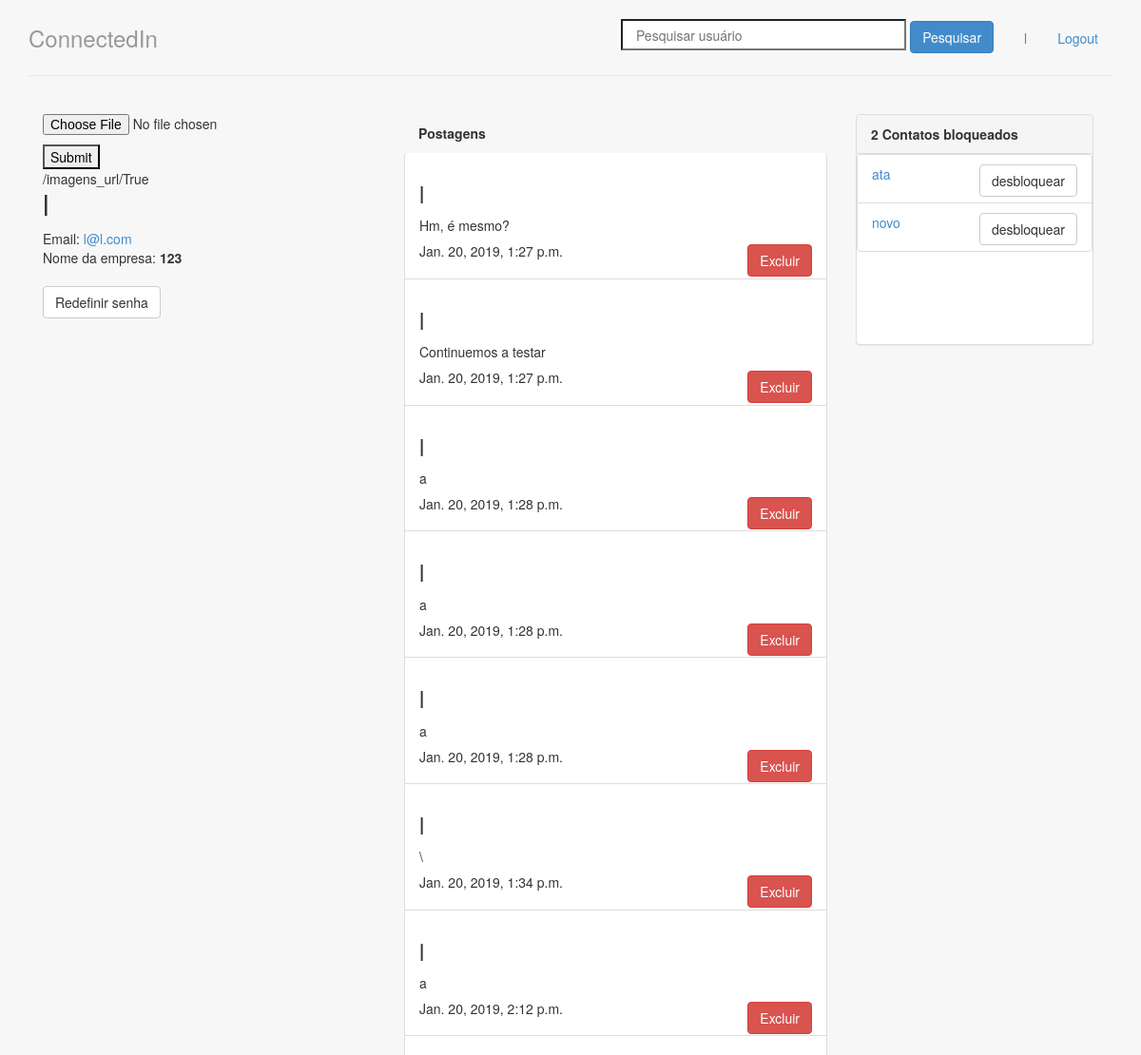
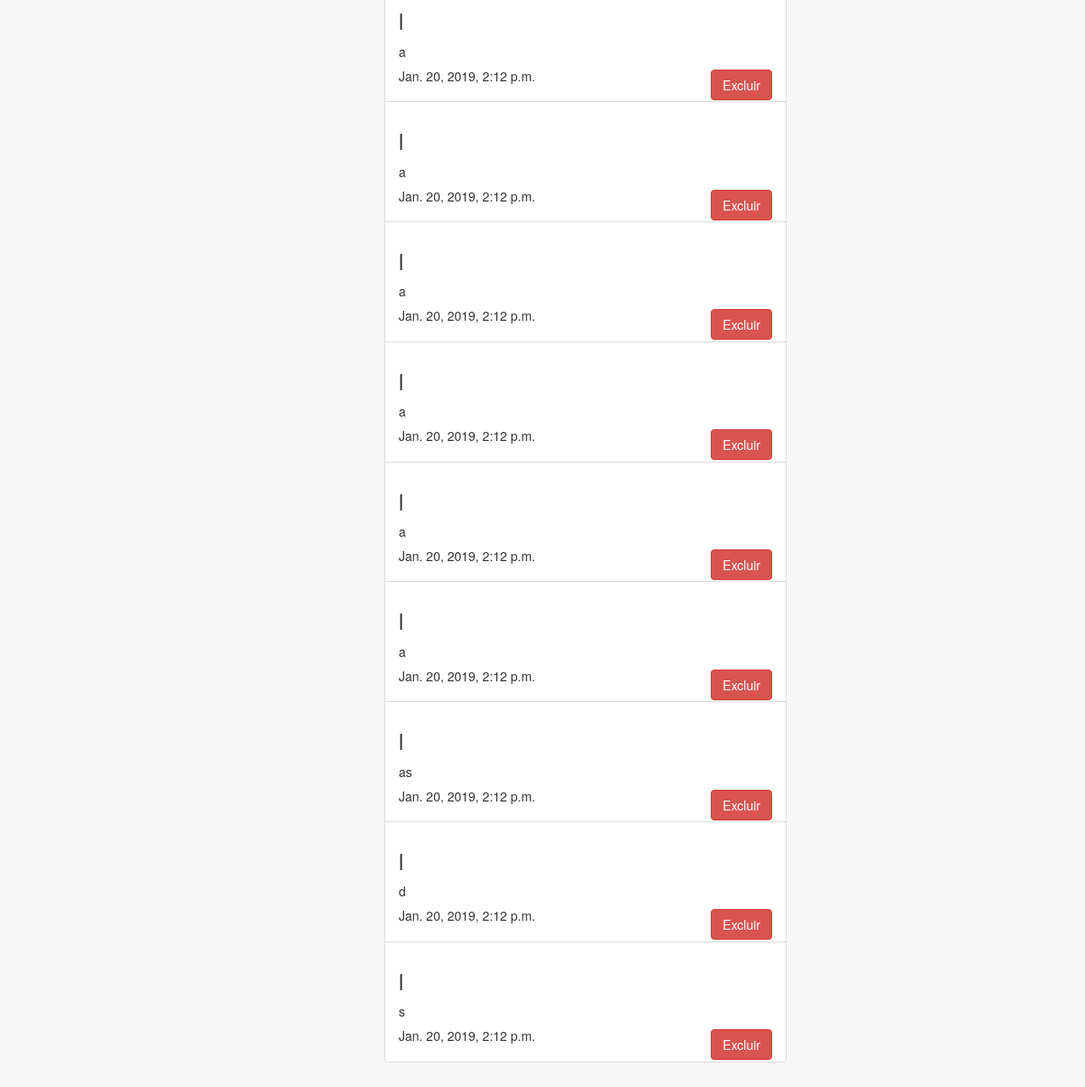
The page /perfil/1 (signed in) on the database its author committed (2 pictures, top to bottom).
### perfis/models.py (models this page shows, shortened)
class Perfil(models.Model):
    nome = models.CharField(max_length=255, null=False)
    telefone = models.CharField(max_length=15, null=False)
    nome_empresa = models.CharField(max_length=255, null=False)
    contatos = models.ManyToManyField('self', related_name = 'meus_contatos')
    contatos_bloqueados = models.ManyToManyField('self', related_name = 'meus_contatos_bloqueados', symmetrical=False, through='Bloqueio')
    usuario = models.OneToOneField(User, related_name="perfil", on_delete = models.CASCADE)
    imagem_perfil = models.ImageField(upload_to='Temp/')
    @property
    def email(self):
        return self.usuario.email
    @property
    def meus_bloqueios(self):
        bloqueio = Bloqueio.objects.filter(bloqueador=self)
        return bloqueio
    def __str__(self):
        return self.nome
    def pode_convidar(self, perfil):
        convites = Convite.objects.filter(solicitante=self, convidado=perfil).all()
        if len(convites) == 0:
            return self.id != perfil.id and perfil not in self.contatos.all()
        return False
    def pode_bloquear(self, perfil):
        for i in self.meus_bloqueios.all():
            if i.bloqueado.id == perfil.id:
                return False
        return self.id != perfil.id
    def pode_exibir(self, perfil):
        for i in perfil.meus_bloqueios.all():
            if i.bloqueado.id == self.id:
                return False
        return True

class Postagem(models.Model):
    dono = models.ForeignKey(Perfil, on_delete=models.CASCADE, related_name='minhas_postagens')
    texto = models.CharField(max_length=400, null=False)
    data_publicacao = models.DateTimeField(auto_now_add=True)
    def __str__(self):
        return self.texto

class Bloqueio(models.Model):
    bloqueador = models.ForeignKey(Perfil, on_delete = models.CASCADE, related_name = 'bloqueador')
    bloqueado = models.ForeignKey(Perfil, on_delete = models.CASCADE, related_name = 'bloqueado')
    def __str__(self):
        return self.bloqueado.nome

### perfis/views.py (the view)
# urls.py: path('perfil/<int:perfil_id>', views.exibir_perfil, name='exibir'),
@login_required
def exibir_perfil(request, perfil_id):
	form = UploadImagemPerfilForm()
	perfil = Perfil.objects.get(id=perfil_id)
	perfil_logado = get_perfil_logado(request)
	posso_convidar = perfil_logado.pode_convidar(perfil)
	posso_bloquear = perfil_logado.pode_bloquear(perfil)
	posso_exibir = perfil_logado.pode_exibir(perfil)
	contexto = {'perfil' : perfil,
				'perfil_logado' : perfil_logado,
				'posso_convidar': posso_convidar,
				'posso_bloquear': posso_bloquear,
				'posso_exibir': posso_exibir,
				'form':form
				}
	return render(request, 'perfil.html', contexto)

### perfis/forms.py
class UploadImagemPerfilForm(forms.Form):
	imagem_perfil = forms.ImageField()

### perfis/views.py (called while the page is built)
@login_required
def get_perfil_logado(request):
	return request.user.perfil

### perfis/templates/perfil.html (shortened to what this page needs)
{% extends 'base.html' %}
{% block body %}
		{% if posso_exibir %}
		<div class = "col-lg-4">
			<div>
                <form action="{% url 'upload_imagem_perfil' %}" method="post" enctype="multipart/form-data">
		        	<p>
        				<input id="id_image" type="file" class="" name="imagem_perfil">
			        </p>
			        <input type="submit" value="Submit" id="Save" />
		        </form>
				{{ perfil.imagem_perfil.url }}
                <h2 style="margin-top: 0px">{{ perfil.nome }}</h2>
				<address>
					Email: <a href = "mailto:{{ perfil.email }}">{{ perfil.email }}</a>
					<br>
					Nome da empresa: <strong>{{ perfil.nome_empresa }}</strong>
				</address>
				{% if perfil.id == perfil_logado.id %}
				<a class="btn btn-default" href = "{% url 'form_redefinir_senha' %}">
					Redefinir senha
				</a>
			{% endif %}
			</div>
		</div>
		<div class="col-lg-5">
			{% if perfil.minhas_postagens.all %}
            <div class="panel-heading">
                <strong>
                    Postagens
                </strong>
            </div>
            <ul class="list-group">
                {% for postagem in perfil.minhas_postagens.all %}
                <li class="list-group-item">
                    <h3> {{ postagem.dono }} </h3>
                    <p>{{ postagem }}</p>
                    {% if postagem.dono.id == perfil_logado.id or perfil_logado.superuser %}
                    <button class="btn btn-danger pull-right btn-confirm">Excluir</button>
                    <h5>{{postagem.data_publicacao}}</h5>
                </li>
				{% endif %}
                {% endfor %}
            </ul>
            {% else %}
            <div class="panel-body">
                <strong> {{ total }}
                    Esse perfil ainda não publicou.
                </strong>
            </div>
            {% endif %}
		</div>
		<div class = "col-lg-3">
				{% if perfil_logado.id == perfil.id %}
			<div class="panel panel-default  " style="width:250px;" >
            {% with total=perfil_logado.meus_bloqueios.count %}
            {% if total %}
            <div class="panel-heading">
                <strong> {{ total }}
                    Contato{{ total|pluralize }} bloqueado{{ total|pluralize }}
                </strong>
            </div>
            <div style="overflow-y: scroll; height: 200px;">
            <ul class="list-group">
                {% for bloqueio in perfil_logado.meus_bloqueios.all %}
                <li class="list-group-item">
                    <p><a href="{% url 'exibir' bloqueio.bloqueado.id %}">
                            {{ bloqueio }}
                        </a>
                        <a class="btn btn-default pull-right" href="{% url 'desbloquear' bloqueio.id %}">desbloquear</a>
                    </p>
                </li>
                {% endfor %}
            </ul>
        </div>
            {% else %}
            <div class="panel-body">
                Não há contatos bloqueados
            </div>
            {% endif %}
            {% endwith %}
        	</div>
			{% endif %}
			</div>
		{% else %}
			<h1>Usuário não existe</h1>
		{% endif %}
{% endblock %}

### perfis/templates/base.html (shortened to what this page needs)
{% load staticfiles %}
<!doctype html>
<html lang="pt-br">
<head>
	<link rel="stylesheet" href="{% static 'styles/bootstrap.css' %}">
	<link rel="stylesheet" href="{% static 'styles/main.css' %}">
</head>
<body>
	<div class="container">
		<div class="header">
			{% if request.user.perfil %}
			<ul class="nav nav-pills pull-right">
				<li>
				<div class="container">
					<form class="form-signin" method="post" action="{% url 'pesquisar' %}">
						<input name="nome" id="nome_id" required placeholder="   Pesquisar usuário" style="min-height: 33px; min-width: 300px;">
						<button class="btn btn-primary" type="submit">Pesquisar</button>
					</form>
				</div>
			</li>
				<li><a href="{% url 'exibir' perfil_logado.id %}">{{ perfil_logado.nome }}</a></li>
				<li><a href="/logout/">Logout</a></li>
			</ul>
			<a href="{% url 'index' %}" style="text-decoration:none">
				<h3 class="text-muted">ConnectedIn</h3>
			</a>
			{% else %}
			<h3 class="text-muted">ConnectedIn</h3>
			{% endif %}
		</div>
		<div class="row content">
			{% block body %}
			{% endblock %}
		</div>
	</div>
</body>
</html>

### perfis/static/styles/main.css (style rules this page uses)
body { padding-top: 20px; padding-bottom: 20px; background-color: rgb(247, 247, 247) }
.header, .content, .footer { padding-left: 15px; padding-right: 15px; }
.header { border-bottom: 1px solid #e5e5e5; }
.header h3 { margin-top: 0; margin-bottom: 0; line-height: 40px; padding-bottom: 19px; }
.content { margin: 40px 0; }
@media screen and (min-width: 768px) { .header, .content, .footer { padding-left: 0; padding-right: 0; } }
@media screen and (min-width: 768px) { .header { margin-bottom: 30px; } }

### rows shown on the page
Perfil: nome "l", imagem_perfil "/imagens_url/True", email "l@l.com", nome_empresa "123"
Postagem: dono "l", texto "Hm, é mesmo?", data_publicacao "Jan. 20, 2019, 1:27 p.m."
Postagem: dono "l", texto "Continuemos a testar", data_publicacao "Jan. 20, 2019, 1:27 p.m."
Postagem: dono "l", texto "a", data_publicacao "Jan. 20, 2019, 1:28 p.m."
Postagem: dono "l", texto "a", data_publicacao "Jan. 20, 2019, 1:28 p.m."
Postagem: dono "l", texto "a", data_publicacao "Jan. 20, 2019, 1:28 p.m."
Postagem: dono "l", texto "\\", data_publicacao "Jan. 20, 2019, 1:34 p.m."
Postagem: dono "l", texto "a", data_publicacao "Jan. 20, 2019, 2:12 p.m."
Postagem: dono "l", texto "a", data_publicacao "Jan. 20, 2019, 2:12 p.m."
Postagem: dono "l", texto "a", data_publicacao "Jan. 20, 2019, 2:12 p.m."
Postagem: dono "l", texto "a", data_publicacao "Jan. 20, 2019, 2:12 p.m."
Postagem: dono "l", texto "a", data_publicacao "Jan. 20, 2019, 2:12 p.m."
Postagem: dono "l", texto "a", data_publicacao "Jan. 20, 2019, 2:12 p.m."
Postagem: dono "l", texto "a", data_publicacao "Jan. 20, 2019, 2:12 p.m."
Postagem: dono "l", texto "as", data_publicacao "Jan. 20, 2019, 2:12 p.m."
Postagem: dono "l", texto "d", data_publicacao "Jan. 20, 2019, 2:12 p.m."
Postagem: dono "l", texto "s", data_publicacao "Jan. 20, 2019, 2:12 p.m."
Bloqueio: bloqueado.nome "ata"
Bloqueio: bloqueado.nome "novo"

### other values the page prints
{{ total }} "2"
